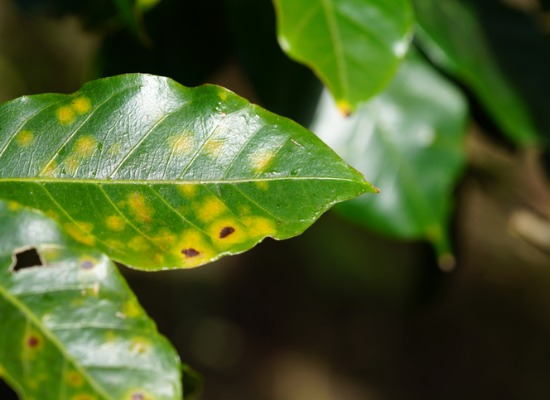
#> input picture backend/uploads/1774640334384-817165690.jpg, 550 x 400 px
$ python hybrid_disease_detector.py uploads/1774640334384-817165690.jpg
#> lines starting #> are read from the running program, lines starting #| are printed output that depends on the picture; after the words box and inside, x2 and y2 are one past the last pixel; in counts of white or black regions, pixels touching at a corner belong together
import os
import sys
import json
import cv2
import numpy as np
import matplotlib.pyplot as plt
from PIL import Image
from google import genai
from google.genai import types

# Ensure you have the required libraries installed:
# pip install google-genai opencv-python numpy matplotlib pillow

def analyze_plant_disease(image_path):
    """
    Hybrid Crop Disease Detection Pipeline using OpenCV and Gemini 2.0 Flash.

    Args:
        image_path (str): Path to the plant leaf image.
    """
#> called with image_path = 'uploads/1774640334384-817165690.jpg'
    print(f"Loading image from: {image_path}")

    # 1. Load image using OpenCV
    img = cv2.imread(image_path)
#> img is the input picture: shape (400, 550, 3); mean B, G, R 41.2, 92, 74.1
    if img is None:
        print(f"Error: Could not read image at {image_path}")
        sys.exit(1)

    img_rgb = cv2.cvtColor(img, cv2.COLOR_BGR2RGB)

    # 2. Extract Leaf Bounding Box using simple contour detection
    # Convert to grayscale and apply Gaussian blur
    gray = cv2.cvtColor(img, cv2.COLOR_BGR2GRAY)
    blurred = cv2.GaussianBlur(gray, (15, 15), 0)
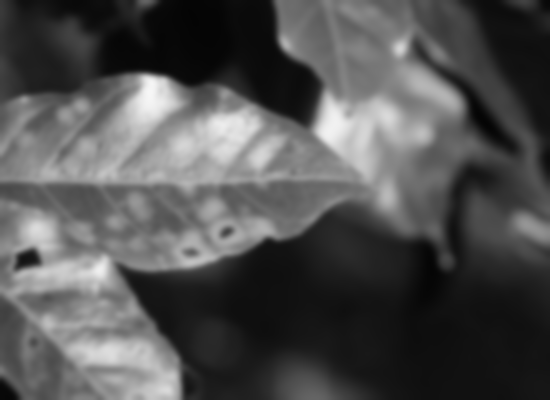
#> blurred: shape (400, 550); min 4, max 246, mean 80.9

    # Using Otsu's thresholding to separate leaf from background
    _, thresh = cv2.threshold(blurred, 0, 255, cv2.THRESH_BINARY_INV + cv2.THRESH_OTSU)
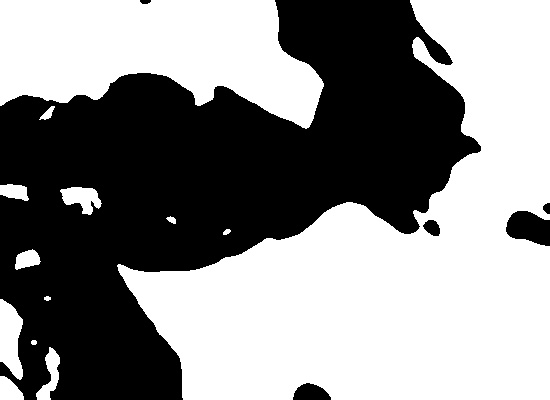
#> thresh: shape (400, 550); 54.4% white; 6 black regions

    # Find contours
    contours, _ = cv2.findContours(thresh, cv2.RETR_EXTERNAL, cv2.CHAIN_APPROX_SIMPLE)
#> contours = 13 contours, 2 with area under 20; largest, box (x1, y1, x2, y2) and area: (117, 0, 550, 400) 86722, (0, 0, 324, 129) 27948, (0, 299, 23, 380) 1246, (60, 187, 102, 215) 643, (36, 347, 60, 400) 518

    if not contours:
        print("Error: No leaf detected in the image.")
        sys.exit(1)

    # Find the largest contour (assuming it's the leaf)
    largest_contour = max(contours, key=cv2.contourArea)
#> largest_contour = contour of 481 points, box (x1, y1, x2, y2) (117, 0, 550, 400), area 86722

    # Verify the contour is large enough to actually be a leaf
    if cv2.contourArea(largest_contour) < 5000:
        print("Error: Detected object is too small to be a leaf. No leaf detected.")
        sys.exit(1)

    # Get bounding box for the leaf
    x, y, w, h = cv2.boundingRect(largest_contour)
#> x = 117; y = 0; w = 433; h = 400

    # Add some padding to the crop
    padding = 20
    x_pad = max(0, x - padding)
#> x_pad = 97
    y_pad = max(0, y - padding)
#> y_pad = 0
    w_pad = min(img.shape[1] - x_pad, w + 2*padding)
#> w_pad = 453
    h_pad = min(img.shape[0] - y_pad, h + 2*padding)
#> h_pad = 400

    # Crop the leaf image
    leaf_crop_bgr = img[y_pad:y_pad+h_pad, x_pad:x_pad+w_pad]
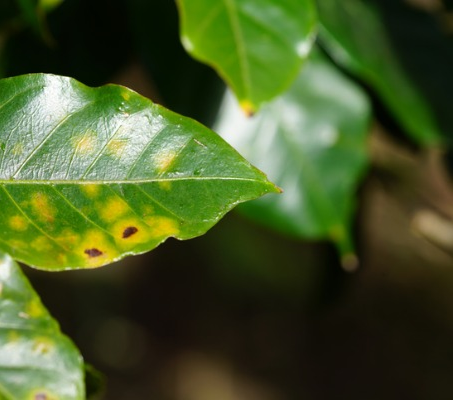
#> leaf_crop_bgr: shape (400, 453, 3); mean B, G, R 39.1, 86.3, 69.9
    leaf_crop_rgb = cv2.cvtColor(leaf_crop_bgr, cv2.COLOR_BGR2RGB)

    # 3. Highlight Symptoms (Hotspots) using HSV mask
    # Convert cropped leaf to HSV color space
    hsv = cv2.cvtColor(leaf_crop_bgr, cv2.COLOR_BGR2HSV)
#> hsv: shape (400, 453, 3); mean H, S, V 38.8, 163.8, 88.8

    # Define HSV bounds for "hotspots" (yellows, browns, blacks indicative of disease)
    # These bounds capture necrotic/chlorotic tissue
    lower_disease1 = np.array([10, 50, 20])   # Browns/dark necrotic
    upper_disease1 = np.array([35, 255, 255]) # Yellows/chlorosis

    lower_disease2 = np.array([0, 0, 0])      # Blacks/severe necrosis
    upper_disease2 = np.array([179, 255, 60])

    # Create masks
    mask1 = cv2.inRange(hsv, lower_disease1, upper_disease1)
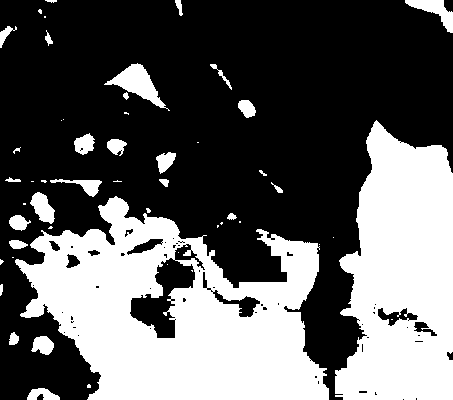
#> mask1: shape (400, 453); 37.2% white; 52 white regions (24 under 20 px), largest, box (x1, y1, x2, y2) and area: (15, 196, 329, 400) 37178, (335, 120, 453, 400) 24943, (104, 63, 170, 111) 1084
    mask2 = cv2.inRange(hsv, lower_disease2, upper_disease2)
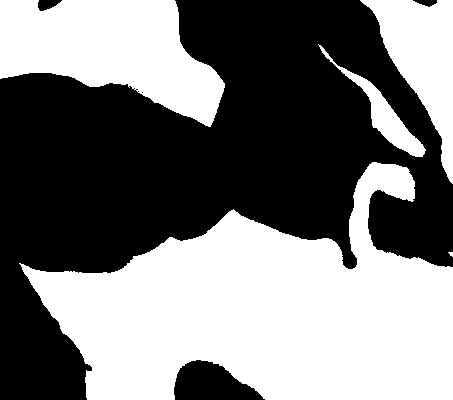
#> mask2: shape (400, 453); 47.9% white; 5 white regions (1 under 20 px), largest, box (x1, y1, x2, y2) and area: (19, 162, 453, 400) 59715, (0, 0, 225, 127) 17519, (360, 0, 453, 184) 7493, (318, 44, 426, 157) 1995
    disease_mask = cv2.bitwise_or(mask1, mask2)
#> disease_mask: shape (400, 453); 58.7% white; 12 black regions (4 under 20 px), largest, box (x1, y1, x2, y2) and area: (0, 0, 442, 400) 74151, (127, 239, 163, 255) 239, (38, 0, 62, 11) 149

    # Apply morphological operations to clean up the mask
    kernel = np.ones((5,5), np.uint8)
    disease_mask = cv2.morphologyEx(disease_mask, cv2.MORPH_OPEN, kernel)
#> disease_mask: shape (400, 453); 58.2% white; 9 black regions (1 under 20 px), largest, box (x1, y1, x2, y2) and area: (0, 0, 442, 400) 75037, (121, 239, 163, 256) 257, (38, 0, 62, 11) 175
    disease_mask = cv2.morphologyEx(disease_mask, cv2.MORPH_CLOSE, kernel)
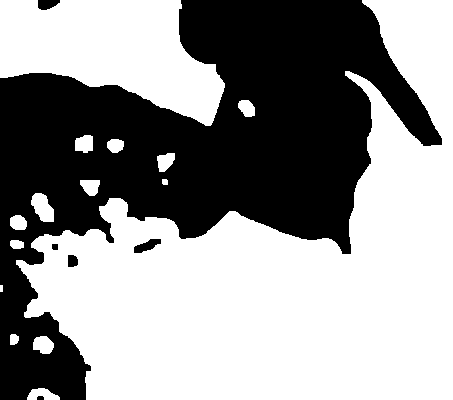
#> disease_mask: shape (400, 453); 58.3% white; 6 black regions

    # Find contours of the diseased areas
    disease_contours, _ = cv2.findContours(disease_mask, cv2.RETR_EXTERNAL, cv2.CHAIN_APPROX_SIMPLE)
#> disease_contours = 15 contours, 1 with area under 20; largest, box (x1, y1, x2, y2) and area: (16, 0, 453, 400) 84666, (0, 0, 225, 126) 17458, (31, 193, 54, 222) 416, (33, 336, 54, 354) 262, (75, 135, 93, 153) 240

    # Create an image to draw bounding boxes on
    symptom_highlight_img = leaf_crop_rgb.copy()

    disease_areas_found = False
    for cnt in disease_contours:
        if cv2.contourArea(cnt) > 100: # Filter out tiny noise
            disease_areas_found = True
            dx, dy, dw, dh = cv2.boundingRect(cnt)
            # Draw red rectangle around symptoms
            cv2.rectangle(symptom_highlight_img, (dx, dy), (dx+dw, dy+dh), (255, 0, 0), 3)
#> this loop made 15 passes
#> (dx, dy, dw, dh) on passes 1, 2, 6, 7, 8, 10, 11, 12, 13, 14, 15: (27, 388, 33, 12), (33, 336, 21, 18), (10, 215, 17, 15), (31, 193, 23, 29), (80, 180, 20, 16), (157, 153, 18, 19), (107, 139, 17, 14), (75, 135, 18, 18), (238, 100, 17, 17), (16, 0, 437, 400), (0, 0, 225, 126)
#> cnt on pass 4: [[0, 285], [0, 291], [2, 291], [2, 285]]
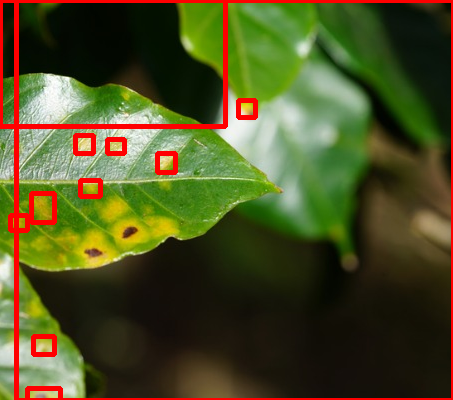
#> symptom_highlight_img: shape (400, 453, 3); mean R, G, B 78.3, 79.2, 35.6

    print(f"Symptom highlighting complete. Disease areas found: {disease_areas_found}")
#| Symptom highlighting complete. Disease areas found: True

    # 4. Prepare for API Integration
    api_key = os.environ.get("GEMINI_API_KEY")
    if not api_key:
        print("Error: GEMINI_API_KEY environment variable not set.")
#> (the run stopped early here; a loop or call above may not have finished)
